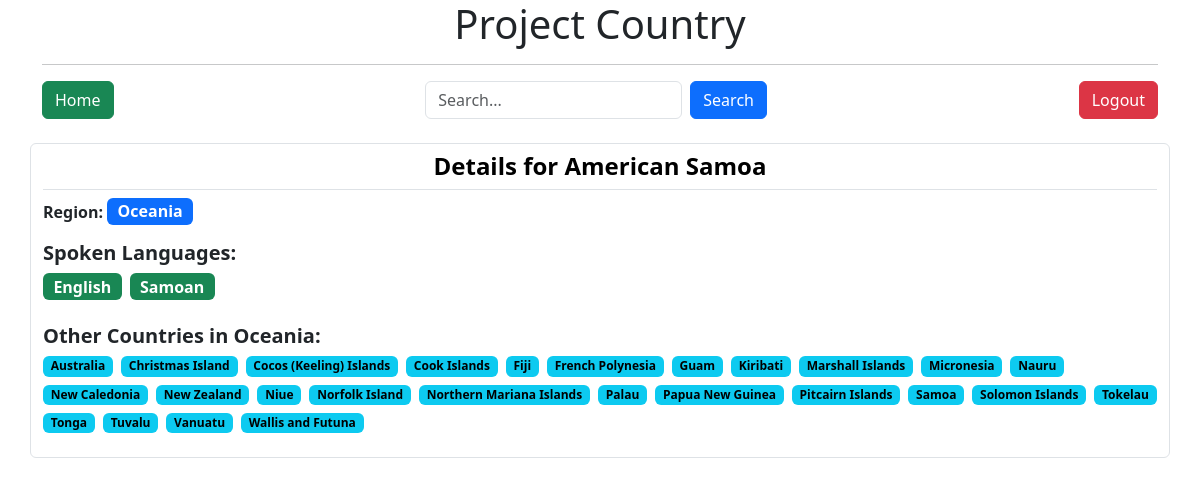
The app's page /AS/details/ (signed in) with its own data.
### cntrydetails/models.py (models this page shows, shortened)
class Country(models.Model):
    class WeekStart(models.TextChoices):
        MONDAY = 'monday', 'Monday'
        TUESDAY = 'tuesday', 'Tuesday'
        WEDNESDAY = 'wednesday', 'Wednesday'
        THURSDAY = 'thursday', 'Thursday'
        FRIDAY = 'friday', 'Friday'
        SATURDAY = 'saturday', 'Saturday'
        SUNDAY = 'sunday', 'Sunday'
    class DrivingSide(models.TextChoices):
        LEFT = 'left', 'Left'
        RIGHT = 'right', 'Right'
    common_name = models.CharField(
        max_length=100,
        unique=True,
        help_text="Commonly used name for the country in English"
    )
    official_name = models.CharField(
        max_length=200,
        unique=True,
        help_text="Official formal name of the country in English"
    )
    cca2 = models.CharField(
        max_length=2,
        primary_key=True,
        help_text="ISO 3166-1 alpha-2 country code (2 letters)"
    )
    cca3 = models.CharField(
        max_length=3,
        unique=True,
        help_text="ISO 3166-1 alpha-3 country code (3 letters)"
    )
    ccn3 = models.CharField(
        max_length=3,
        null=True,
        blank=True,
        help_text="ISO 3166-1 numeric country code (3 digits)"
    )
    independent = models.BooleanField(
        default=False,
        help_text="Whether the country is considered independent"
    )
    un_member = models.BooleanField(
        default=False,
        help_text="Whether the country is a UN member state"
    )
    status = models.CharField(
        max_length=30,
        choices=[
            ('officially-assigned', 'Officially Assigned'),
            ('user-assigned', 'User Assigned')
        ],
        help_text="Status of the country code assignment"
    )
    region = models.ForeignKey(
        Region,
        on_delete=models.PROTECT,
        help_text="Primary geographical region of the country"
    )
    subregion = models.ForeignKey(
        Subregion,
        on_delete=models.PROTECT,
        null=True,
        blank=True,
        related_name='countries',
        help_text="More specific geographical subregion"
    )
    continents = models.ManyToManyField(
        Continent,
        help_text="Continents the country belongs to"
    )
    landlocked = models.BooleanField(
        default=False,
        help_text="Whether the country is landlocked (no coastline)"
    )
    area = models.FloatField(
        null=True,
        blank=True,
        help_text="Total area in square kilometers"
    )
    latitude = models.FloatField(
        validators=[MinValueValidator(-90), MaxValueValidator(90)],
        help_text="Latitude coordinate of the country's approximate center"
    )
    longitude = models.FloatField(
        validators=[MinValueValidator(-180), MaxValueValidator(180)],
        help_text="Longitude coordinate of the country's approximate center"
    )
    population = models.PositiveBigIntegerField(
        help_text="Estimated total population of the country"
    )
    cioc = models.CharField(
        max_length=3,
        null=True,
        blank=True,
        help_text="International Olympic Committee code"
    )
    fifa = models.CharField(
        max_length=3,
        null=True,
        blank=True,
        help_text="FIFA country code"
    )
    driving_side = models.CharField(
        max_length=5,
        choices=DrivingSide.choices,
        help_text="Side of the road vehicles drive on"
    )
    start_of_week = models.CharField(
        max_length=9,
        choices=WeekStart.choices,
        default=WeekStart.MONDAY,
        help_text="Day considered the start of the week in this country"
    )
    google_maps = models.URLField(
        max_length=500,
        help_text="Google Maps link to the country"
    )
    openstreet_maps = models.URLField(
        max_length=500,
        help_text="OpenStreetMap link to the country"
    )
    created_at = models.DateTimeField(
        auto_now_add=True,
        help_text="When this country record was first created"
    )
    updated_at = models.DateTimeField(
        auto_now=True,
        help_text="When this country record was last updated"
    )
    class Meta:
        verbose_name = "Country"
        verbose_name_plural = "Countries"
        ordering = ['common_name']
        indexes = [
            models.Index(fields=['common_name']),
            models.Index(fields=['official_name']),
            models.Index(fields=['region', 'subregion']),
        ]

class Region(models.Model):
    name = models.CharField(
        max_length=50,
        unique=True,
        help_text="Name of the geographical region"
    )
    class Meta:
        verbose_name = "Region"
        verbose_name_plural = "Regions"
    def __str__(self):
        return self.name

class Language(models.Model):
    iso_code = models.CharField(
        max_length=3,
        primary_key=True,
        help_text="ISO 639-3 language code (3 letters)"
    )
    name = models.CharField(
        max_length=50,
        help_text="Full name of the language in English"
    )
    class Meta:
        ordering = ['name']
        verbose_name = "Language"
        verbose_name_plural = "Languages"

### cntryinfo/views.py (the view)
# urls.py: path('<str:pk>/details/', CountryDetails, name='country_details')
@login_required
def CountryDetails(request, pk):
    country = get_object_or_404(Country, pk=pk)
    languages = CountryLanguage.objects.filter(country=country).values_list('language__name', flat=True)
    same_regional_countries = Country.objects.filter(region=country.region).exclude(pk=pk).values_list('common_name', flat=True)
    return render(request, 'country_details.html', context={
        'country': country,
        'countries': list(same_regional_countries),
        'languages': list(languages),
    })

### templates/country_details.html (shortened to what this page needs)
{% extends 'base.html' %}
{% block body %}
<h4 class="text-center text-black p-2 fw-bold border-bottom">Details for {{ country.common_name }}</h4>
<div class="mb-3">
  <p><strong>Region:</strong>
    <span class="badge text-bg-primary fs-6">{{ country.region }}</span>
  </p>
</div>
<div class="mb-4">
  <h5 class="fw-semibold">Spoken Languages:</h5>
  <div class="d-flex flex-wrap gap-2">
    {% for name in languages %}
      <span class="badge text-bg-success fs-6">{{ name }}</span>
    {% empty %}
      <span class="text-muted">No language data available.</span>
    {% endfor %}
  </div>
</div>
<div class="mb-4">
  <h5 class="fw-semibold">Other Countries in {{ country.region }}:</h5>
  <div class="d-flex flex-wrap gap-2">
    {% for cname in countries %}
      <span class="badge text-bg-info">{{ cname }}</span>
    {% empty %}
      <span class="text-muted">No other countries in this region.</span>
    {% endfor %}
  </div>
</div>
{% endblock %}

### records on screen
Country: common_name "American Samoa", region "Oceania"
Language: name "English"
Language: name "Samoan"

### other values on screen
{{ cname }} "Australia" "Christmas Island" "Cocos (Keeling) Islands" "Cook Islands" "Fiji" "French Polynesia" "Guam" "Kiribati" "Marshall Islands" "Micronesia" "Nauru" "New Caledonia" "New Zealand" "Niue" "Norfolk Island" "Northern Mariana Islands" "Palau" "Papua New Guinea" "Pitcairn Islands" "Samoa" "Solomon Islands" "Tokelau" "Tonga" "Tuvalu" "Vanuatu" "Wallis and Futuna"
